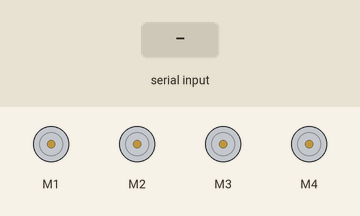
The sketch below on a simulated Arduino Uno, built with avr-gcc and run on an emulated ATmega328P. Parts: 4 × DC motor (green arrow = forward, orange = backward, longer = faster). The inputs (shaded band) are chosen by the test bench. What the sketch prints to the serial monitor is not drawn.

Above: at 1.2 s.
1.3 s: "F" received over Serial
At 2.2 s:
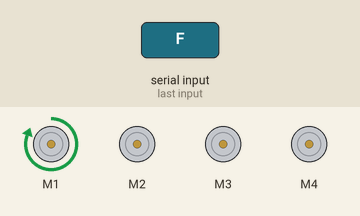
2.8 s: "B" received over Serial
At 3.3 s:
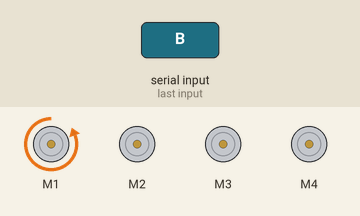
4.3 s: "L" received over Serial
At 5.5 s:
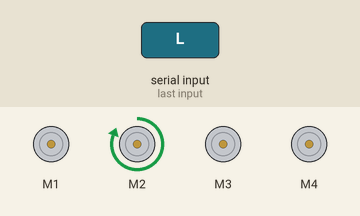
5.8 s: "R" received over Serial
At 6.8 s:
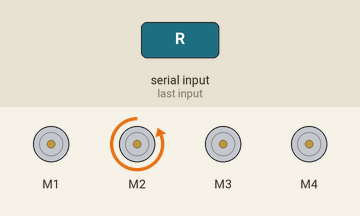
7.3 s: "G" received over Serial
At 7.9 s:
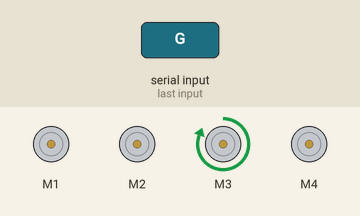
8.8 s: "I" received over Serial
At 9.1 s:
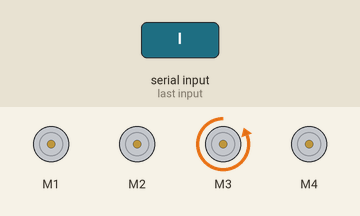
Timing chart, 0 to 11.3 s (numbered marks = the images above; inputs shaded):
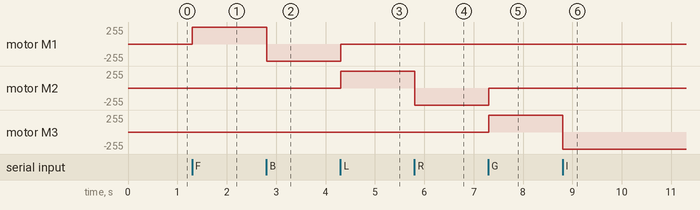

The sketch:

garrapronta.ino
```cpp
#include <AFMotor.h>

AF_DCMotor motor1(1);
AF_DCMotor motor2(2);
AF_DCMotor motor3(3);
AF_DCMotor motor4(4);

char bt='S';
void setup()
{
  Serial.begin(9600);

  motor1.setSpeed(255);
  motor2.setSpeed(255);
  motor3.setSpeed(255);
  motor4.setSpeed(255);
  Stop();
}


void loop() {

bt=Serial.read();
Serial.println(bt);
if(bt=='F')
{
 forward();
}

if(bt=='B')
{
 backward();
}

if(bt=='L')
{
 left();
}

if(bt=='R')
{
 right();
}
if(bt=='G')
{
 ombro1();
}
if(bt=='I')
{
 ombro2();
}
if(bt=='H')
{
 base1();
}
if(bt=='J')
{
 base2();
}
if(bt=='S')
{
 Stop();
}

}
void forward()
{
     motor1.run(FORWARD);
  motor2.run(RELEASE);
motor3.run(RELEASE);
  motor4.run(RELEASE);
}

void backward()
{
     motor1.run(BACKWARD);
  motor2.run(RELEASE);
  motor3.run(RELEASE);
  motor4.run(RELEASE);
}
void left()
{
  motor1.run(RELEASE);
  motor2.run(FORWARD);
  motor3.run(RELEASE);
  motor4.run(RELEASE);
}
void right()
{
  motor1.run(RELEASE);
  motor2.run(BACKWARD);
  motor3.run(RELEASE);
  motor4.run(RELEASE);
}
void Stop()
{
  motor1.run(RELEASE);
  motor2.run(RELEASE);
  motor3.run(RELEASE);
  motor4.run(RELEASE);
}
void ombro1()
{
  motor1.run(RELEASE);
  motor2.run(RELEASE);
  motor3.run(FORWARD);
  motor4.run(RELEASE);
}
void ombro2()
{
  motor1.run(RELEASE);
  motor2.run(RELEASE);
  motor3.run(BACKWARD);
  motor4.run(RELEASE);
}
void base1()
{
  motor1.run(RELEASE);
  motor2.run(RELEASE);
  motor3.run(RELEASE);
  motor4.run(FORWARD);
}
void base2()
{
  motor1.run(RELEASE);
  motor2.run(RELEASE);
  motor3.run(RELEASE);
  motor4.run(BACKWARD);
}
```

Measured:
- after the input at 1.3 s, motor M1: stopped → forward 255/255 at once
- after the input at 2.8 s, motor M1: forward 255/255 → backward 255/255 at once
- after the input at 4.3 s, motor M1: backward 255/255 → stopped at once; motor M2: stopped → forward 255/255 at once
- after the input at 5.8 s, motor M2: forward 255/255 → backward 255/255 at once
- after the input at 7.3 s, motor M2: backward 255/255 → stopped at once; motor M3: stopped → forward 255/255 at once
- after the input at 8.8 s, motor M3: forward 255/255 → backward 255/255 at once
